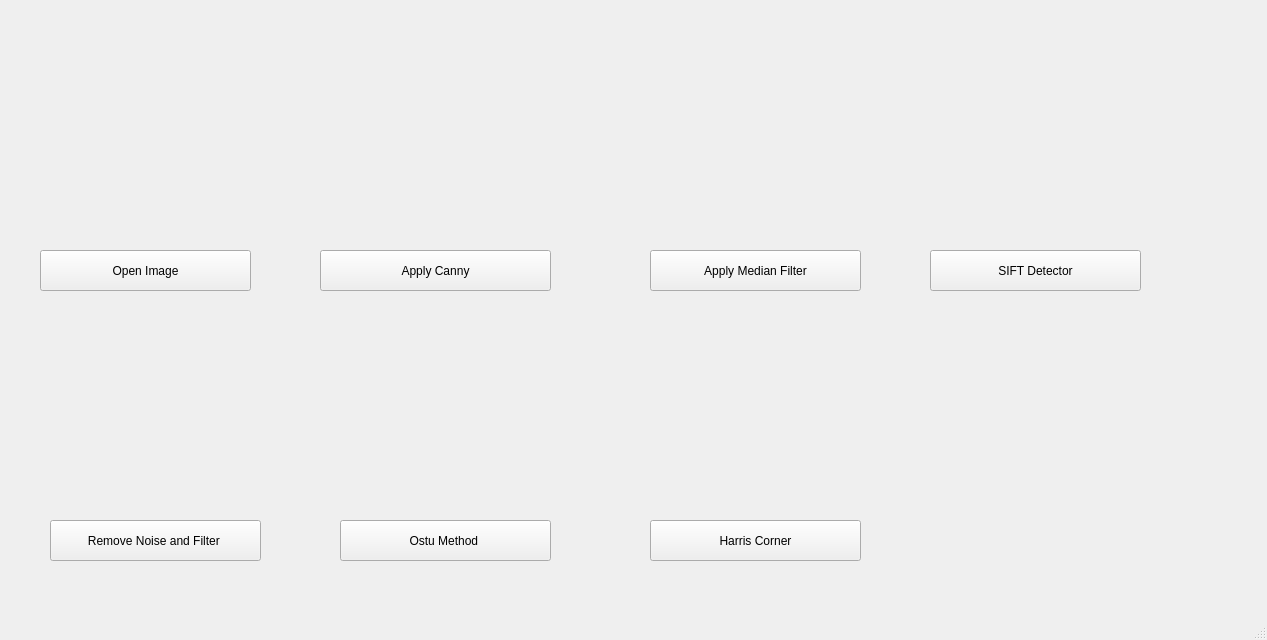
<?xml version="1.0" encoding="UTF-8"?>
<ui version="4.0">
 <class>MainWindow</class>
 <widget class="QMainWindow" name="MainWindow">
  <property name="geometry">
   <rect>
    <x>0</x>
    <y>0</y>
    <width>1267</width>
    <height>640</height>
   </rect>
  </property>
  <property name="windowTitle">
   <string>MainWindow</string>
  </property>
  <widget class="QWidget" name="centralwidget">
   <widget class="QPushButton" name="openbtn1">
    <property name="geometry">
     <rect>
      <x>40</x>
      <y>250</y>
      <width>211</width>
      <height>41</height>
     </rect>
    </property>
    <property name="text">
     <string>Open Image</string>
    </property>
   </widget>
   <widget class="QPushButton" name="medianBtn3">
    <property name="geometry">
     <rect>
      <x>650</x>
      <y>250</y>
      <width>211</width>
      <height>41</height>
     </rect>
    </property>
    <property name="text">
     <string>Apply Median Filter</string>
    </property>
   </widget>
   <widget class="QPushButton" name="cannyBtn2">
    <property name="geometry">
     <rect>
      <x>320</x>
      <y>250</y>
      <width>231</width>
      <height>41</height>
     </rect>
    </property>
    <property name="text">
     <string>Apply Canny</string>
    </property>
   </widget>
   <widget class="QLabel" name="labelImg1">
    <property name="enabled">
     <bool>true</bool>
    </property>
    <property name="geometry">
     <rect>
      <x>30</x>
      <y>40</y>
      <width>251</width>
      <height>201</height>
     </rect>
    </property>
    <property name="autoFillBackground">
     <bool>false</bool>
    </property>
    <property name="text">
     <string/>
    </property>
    <property name="pixmap">
     <pixmap>WhatsApp Image 2024-07-02 at 13.11.48_40fbe538.jpg</pixmap>
    </property>
    <property name="scaledContents">
     <bool>true</bool>
    </property>
    <property name="openExternalLinks">
     <bool>false</bool>
    </property>
   </widget>
   <widget class="QLabel" name="labelImg2">
    <property name="geometry">
     <rect>
      <x>300</x>
      <y>50</y>
      <width>261</width>
      <height>181</height>
     </rect>
    </property>
    <property name="text">
     <string/>
    </property>
    <property name="pixmap">
     <pixmap>WhatsApp Image 2024-07-02 at 13.12.09_3ab2a65f.jpg</pixmap>
    </property>
    <property name="scaledContents">
     <bool>true</bool>
    </property>
   </widget>
   <widget class="QLabel" name="labelImg3">
    <property name="geometry">
     <rect>
      <x>620</x>
      <y>30</y>
      <width>271</width>
      <height>201</height>
     </rect>
    </property>
    <property name="text">
     <string/>
    </property>
    <property name="pixmap">
     <pixmap>camera.jpg</pixmap>
    </property>
    <property name="scaledContents">
     <bool>true</bool>
    </property>
   </widget>
   <widget class="QPushButton" name="noiseFilterbtn4">
    <property name="geometry">
     <rect>
      <x>50</x>
      <y>520</y>
      <width>211</width>
      <height>41</height>
     </rect>
    </property>
    <property name="text">
     <string>Remove Noise and Filter </string>
    </property>
   </widget>
   <widget class="QLabel" name="removeFilterImg4">
    <property name="enabled">
     <bool>true</bool>
    </property>
    <property name="geometry">
     <rect>
      <x>30</x>
      <y>310</y>
      <width>251</width>
      <height>201</height>
     </rect>
    </property>
    <property name="autoFillBackground">
     <bool>false</bool>
    </property>
    <property name="text">
     <string/>
    </property>
    <property name="pixmap">
     <pixmap>WhatsApp Image 2024-07-02 at 13.11.48_40fbe538.jpg</pixmap>
    </property>
    <property name="scaledContents">
     <bool>true</bool>
    </property>
    <property name="openExternalLinks">
     <bool>false</bool>
    </property>
   </widget>
   <widget class="QLabel" name="OstuImg5">
    <property name="enabled">
     <bool>true</bool>
    </property>
    <property name="geometry">
     <rect>
      <x>320</x>
      <y>310</y>
      <width>251</width>
      <height>201</height>
     </rect>
    </property>
    <property name="autoFillBackground">
     <bool>false</bool>
    </property>
    <property name="text">
     <string/>
    </property>
    <property name="pixmap">
     <pixmap>WhatsApp Image 2024-07-02 at 13.11.48_40fbe538.jpg</pixmap>
    </property>
    <property name="scaledContents">
     <bool>true</bool>
    </property>
    <property name="openExternalLinks">
     <bool>false</bool>
    </property>
   </widget>
   <widget class="QPushButton" name="OstuBtn5">
    <property name="geometry">
     <rect>
      <x>340</x>
      <y>520</y>
      <width>211</width>
      <height>41</height>
     </rect>
    </property>
    <property name="text">
     <string>Ostu Method </string>
    </property>
   </widget>
   <widget class="QLabel" name="HarrisImg">
    <property name="enabled">
     <bool>true</bool>
    </property>
    <property name="geometry">
     <rect>
      <x>630</x>
      <y>310</y>
      <width>251</width>
      <height>201</height>
     </rect>
    </property>
    <property name="autoFillBackground">
     <bool>false</bool>
    </property>
    <property name="text">
     <string/>
    </property>
    <property name="pixmap">
     <pixmap>WhatsApp Image 2024-07-02 at 13.11.48_40fbe538.jpg</pixmap>
    </property>
    <property name="scaledContents">
     <bool>true</bool>
    </property>
    <property name="openExternalLinks">
     <bool>false</bool>
    </property>
   </widget>
   <widget class="QPushButton" name="HarrisBtn6">
    <property name="geometry">
     <rect>
      <x>650</x>
      <y>520</y>
      <width>211</width>
      <height>41</height>
     </rect>
    </property>
    <property name="text">
     <string>Harris Corner</string>
    </property>
   </widget>
   <widget class="QLabel" name="sift_label_7">
    <property name="geometry">
     <rect>
      <x>920</x>
      <y>20</y>
      <width>241</width>
      <height>211</height>
     </rect>
    </property>
    <property name="text">
     <string/>
    </property>
    <property name="pixmap">
     <pixmap>camera.jpg</pixmap>
    </property>
    <property name="scaledContents">
     <bool>true</bool>
    </property>
   </widget>
   <widget class="QPushButton" name="SIFTButton7">
    <property name="geometry">
     <rect>
      <x>930</x>
      <y>250</y>
      <width>211</width>
      <height>41</height>
     </rect>
    </property>
    <property name="text">
     <string>SIFT Detector</string>
    </property>
   </widget>
  </widget>
  <widget class="QMenuBar" name="menubar">
   <property name="geometry">
    <rect>
     <x>0</x>
     <y>0</y>
     <width>1267</width>
     <height>21</height>
    </rect>
   </property>
  </widget>
  <widget class="QStatusBar" name="statusbar"/>
 </widget>
 <resources/>
 <connections/>
</ui>
